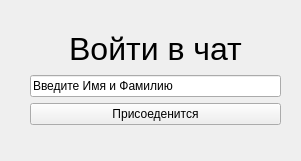
<?xml version="1.0" encoding="UTF-8"?>
<ui version="4.0">
 <class>menu</class>
 <widget class="QWidget" name="menu">
  <property name="geometry">
   <rect>
    <x>0</x>
    <y>0</y>
    <width>301</width>
    <height>161</height>
   </rect>
  </property>
  <property name="windowTitle">
   <string>Widget</string>
  </property>
  <widget class="QWidget" name="verticalLayoutWidget">
   <property name="geometry">
    <rect>
     <x>30</x>
     <y>30</y>
     <width>251</width>
     <height>95</height>
    </rect>
   </property>
   <layout class="QVBoxLayout" name="verticalLayout">
    <item>
     <widget class="QLabel" name="label">
      <property name="text">
       <string>&lt;html&gt;&lt;head/&gt;&lt;body&gt;&lt;p align=&quot;center&quot;&gt;&lt;span style=&quot; font-size:24pt;&quot;&gt;Войти в чат&lt;/span&gt;&lt;/p&gt;&lt;/body&gt;&lt;/html&gt;</string>
      </property>
     </widget>
    </item>
    <item>
     <widget class="QLineEdit" name="name">
      <property name="text">
       <string>Введите Имя и Фамилию</string>
      </property>
     </widget>
    </item>
    <item>
     <widget class="QPushButton" name="connect">
      <property name="text">
       <string>Присоеденится</string>
      </property>
     </widget>
    </item>
   </layout>
  </widget>
 </widget>
 <resources/>
 <connections/>
</ui>
